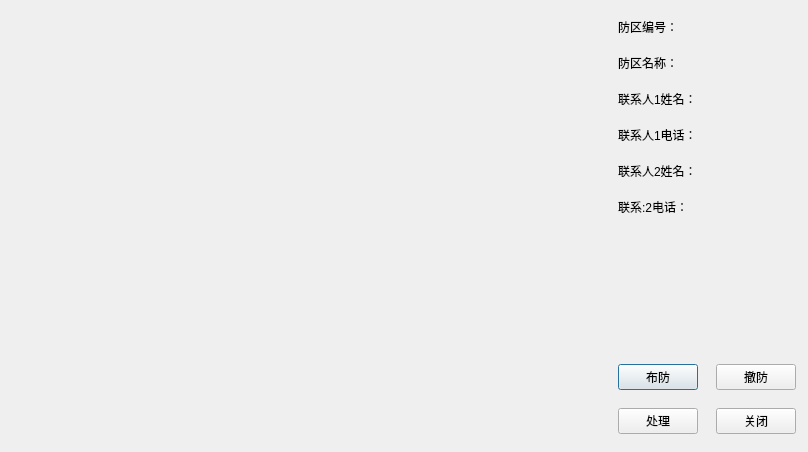
<?xml version="1.0" encoding="UTF-8"?>
<ui version="4.0">
 <class>BombScreen</class>
 <widget class="QDialog" name="BombScreen">
  <property name="geometry">
   <rect>
    <x>0</x>
    <y>0</y>
    <width>797</width>
    <height>452</height>
   </rect>
  </property>
  <property name="windowTitle">
   <string>Dialog</string>
  </property>
  <layout class="QHBoxLayout" name="horizontalLayout_9">
   <property name="leftMargin">
    <number>0</number>
   </property>
   <property name="topMargin">
    <number>0</number>
   </property>
   <property name="rightMargin">
    <number>0</number>
   </property>
   <property name="bottomMargin">
    <number>0</number>
   </property>
   <item>
    <layout class="QHBoxLayout" name="horizontalLayout_8">
     <property name="spacing">
      <number>18</number>
     </property>
     <item>
      <widget class="ScreenBar" name="screenBar" native="true">
       <property name="sizePolicy">
        <sizepolicy hsizetype="Expanding" vsizetype="Expanding">
         <horstretch>0</horstretch>
         <verstretch>0</verstretch>
        </sizepolicy>
       </property>
       <property name="minimumSize">
        <size>
         <width>600</width>
         <height>450</height>
        </size>
       </property>
       <property name="maximumSize">
        <size>
         <width>600</width>
         <height>450</height>
        </size>
       </property>
      </widget>
     </item>
     <item>
      <layout class="QVBoxLayout" name="verticalLayout_2">
       <property name="topMargin">
        <number>18</number>
       </property>
       <property name="rightMargin">
        <number>12</number>
       </property>
       <property name="bottomMargin">
        <number>18</number>
       </property>
       <item>
        <layout class="QVBoxLayout" name="verticalLayout">
         <item>
          <layout class="QHBoxLayout" name="horizontalLayout">
           <item>
            <widget class="QLabel" name="label">
             <property name="text">
              <string>防区编号：</string>
             </property>
            </widget>
           </item>
           <item>
            <widget class="QLabel" name="alarmNumLable">
             <property name="text">
              <string/>
             </property>
            </widget>
           </item>
          </layout>
         </item>
         <item>
          <layout class="QHBoxLayout" name="horizontalLayout_2">
           <item>
            <widget class="QLabel" name="label_2">
             <property name="text">
              <string>防区名称：</string>
             </property>
            </widget>
           </item>
           <item>
            <widget class="QLabel" name="alarmNameLable">
             <property name="text">
              <string/>
             </property>
            </widget>
           </item>
          </layout>
         </item>
         <item>
          <layout class="QHBoxLayout" name="horizontalLayout_3">
           <item>
            <widget class="QLabel" name="label_3">
             <property name="text">
              <string>联系人1姓名：</string>
             </property>
            </widget>
           </item>
           <item>
            <widget class="QLabel" name="charge_1_name">
             <property name="text">
              <string/>
             </property>
            </widget>
           </item>
          </layout>
         </item>
         <item>
          <layout class="QHBoxLayout" name="horizontalLayout_4">
           <item>
            <widget class="QLabel" name="label_4">
             <property name="text">
              <string>联系人1电话：</string>
             </property>
            </widget>
           </item>
           <item>
            <widget class="QLabel" name="charge_1_phone">
             <property name="text">
              <string/>
             </property>
            </widget>
           </item>
          </layout>
         </item>
         <item>
          <layout class="QHBoxLayout" name="horizontalLayout_5">
           <item>
            <widget class="QLabel" name="label_5">
             <property name="text">
              <string>联系人2姓名：</string>
             </property>
            </widget>
           </item>
           <item>
            <widget class="QLabel" name="charge_2_name">
             <property name="text">
              <string/>
             </property>
            </widget>
           </item>
          </layout>
         </item>
         <item>
          <layout class="QHBoxLayout" name="horizontalLayout_6">
           <item>
            <widget class="QLabel" name="label_6">
             <property name="text">
              <string>联系:2电话：</string>
             </property>
            </widget>
           </item>
           <item>
            <widget class="QLabel" name="charge_2_phone">
             <property name="text">
              <string/>
             </property>
            </widget>
           </item>
          </layout>
         </item>
        </layout>
       </item>
       <item>
        <spacer name="verticalSpacer">
         <property name="orientation">
          <enum>Qt::Vertical</enum>
         </property>
         <property name="sizeHint" stdset="0">
          <size>
           <width>20</width>
           <height>40</height>
          </size>
         </property>
        </spacer>
       </item>
       <item>
        <layout class="QHBoxLayout" name="horizontalLayout_7">
         <item>
          <spacer name="horizontalSpacer">
           <property name="orientation">
            <enum>Qt::Horizontal</enum>
           </property>
           <property name="sizeHint" stdset="0">
            <size>
             <width>40</width>
             <height>20</height>
            </size>
           </property>
          </spacer>
         </item>
         <item>
          <widget class="QPushButton" name="pushButton">
           <property name="text">
            <string>布防</string>
           </property>
          </widget>
         </item>
         <item>
          <widget class="QPushButton" name="pushButton_2">
           <property name="text">
            <string>撤防</string>
           </property>
          </widget>
         </item>
        </layout>
       </item>
       <item>
        <layout class="QHBoxLayout" name="horizontalLayout_10">
         <item>
          <spacer name="horizontalSpacer_2">
           <property name="orientation">
            <enum>Qt::Horizontal</enum>
           </property>
           <property name="sizeHint" stdset="0">
            <size>
             <width>40</width>
             <height>20</height>
            </size>
           </property>
          </spacer>
         </item>
         <item>
          <widget class="QPushButton" name="pushButton_3">
           <property name="text">
            <string>处理</string>
           </property>
          </widget>
         </item>
         <item>
          <widget class="QPushButton" name="pushButton_4">
           <property name="text">
            <string>关闭</string>
           </property>
          </widget>
         </item>
        </layout>
       </item>
      </layout>
     </item>
    </layout>
   </item>
  </layout>
 </widget>
 <customwidgets>
  <customwidget>
   <class>ScreenBar</class>
   <extends>QWidget</extends>
   <header>./preview/screenbar.h</header>
   <container>1</container>
  </customwidget>
 </customwidgets>
 <resources/>
 <connections/>
</ui>
